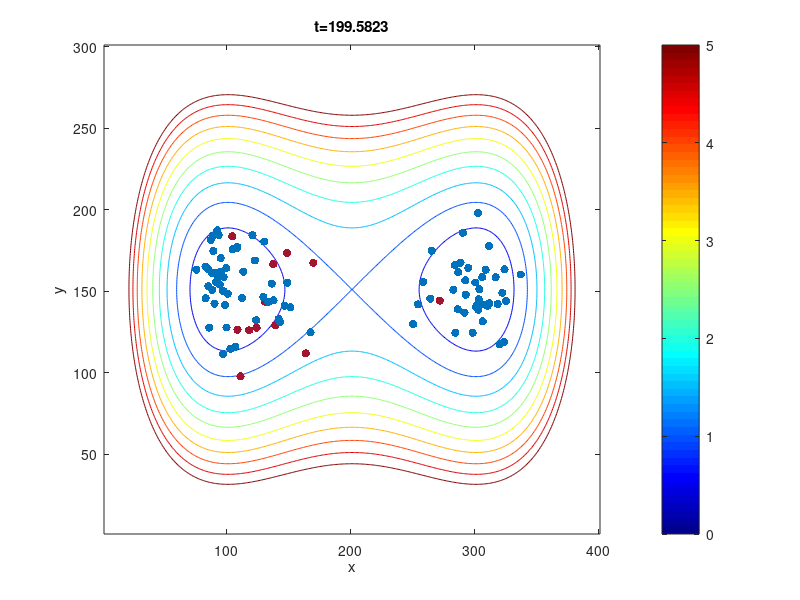

The MATLAB script that drew this image: (Note: this script raises an error after producing the figure.)
clear
%snapshot data
load("DWspread.mat")
sizeAsnap=size(Asnapshots);
%create background from function
V=@(x,y)((x.^2-1).^2+3.5.*y.^2);
x=-2:0.01:2;
y=-1.5:0.01:1.5;
lx=length(x);
ly=length(y);
U=zeros(lx,ly);
for i=1:lx
    for j=1:ly
        U(i,j)=V(x(i),y(j));
    end
end
%create plots
figure
for i=1:sizeAsnap(1)
    %plot frame background
    contour(U',0.5:0.5:5)
    %imagesc(U')
    colormap jet
    hold on
    %plot agents
    s1agents=find(Asnapshots(i,:,3)==1);
    s2agents=find(Asnapshots(i,:,3)==2);
    scatter(squeeze(Asnapshots(i,s1agents,1)),squeeze(Asnapshots(i,s1agents,2)),"blue","filled")
    scatter(squeeze(Asnapshots(i,s2agents,1)),squeeze(Asnapshots(i,s2agents,2)),"red","filled")
    %labels
    xlabel('x')
    ylabel('y')
    title(['t=' num2str(T(i))])
    hold off
    colorbar
    %save frame for video
    drawnow
    F=getframe(gcf);
    %frames for avi
    Frames{i}=F;
    %images for gif
    im{i}=frame2im(F);
end
close
%create gif
start=0;
for i= 1:sizeAsnap(1)
    [B,map]=rgb2ind(im{i},256);
    if start==0
        imwrite(B,map,'ABMvid1.gif','gif','LoopCount',Inf,'DelayTime',0.01);
        start=1;
    else
        imwrite(B,map,'ABMvid1.gif','gif','WriteMode','append','DelayTime',0.01);
    end
end
%create avi
vid = VideoWriter('DWspreadvid.avi');
vid.FrameRate = 10;
open(vid)
for i = 1:sizeAsnap(1)
    writeVideo(vid,Frames{i}) 
end
close(vid)